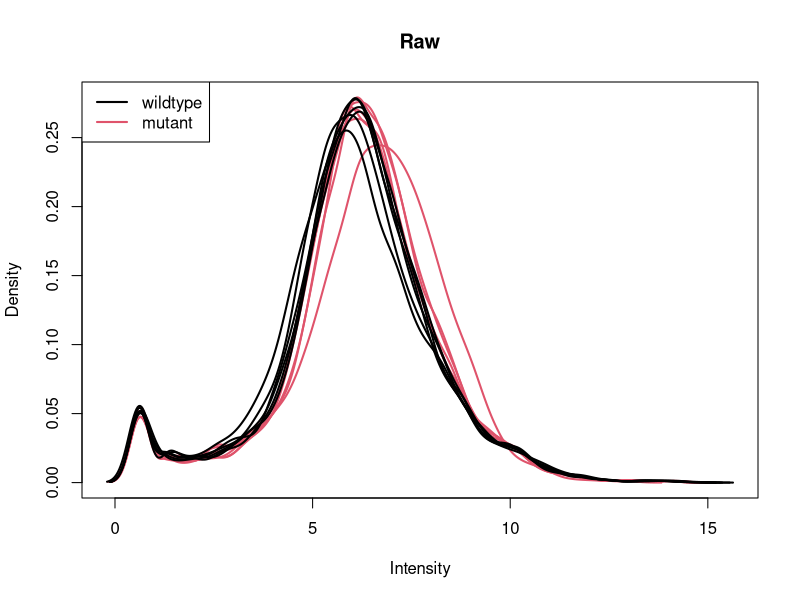
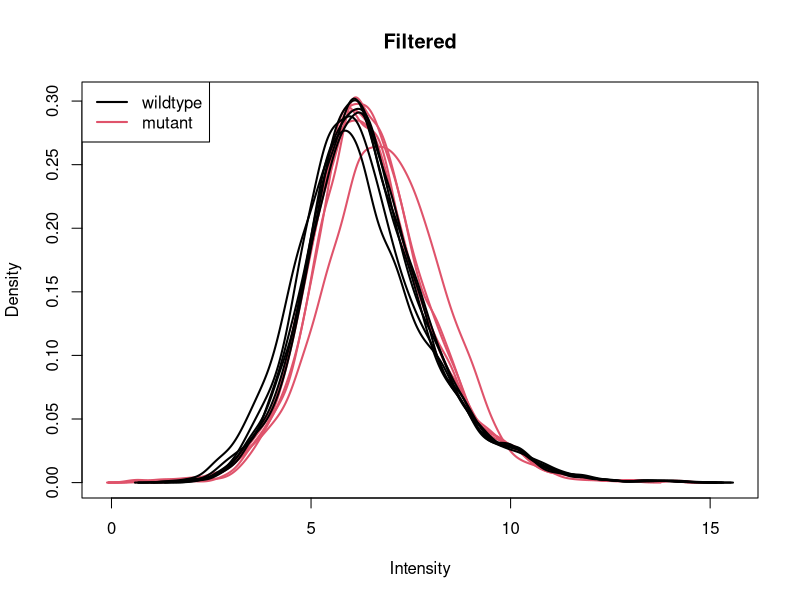
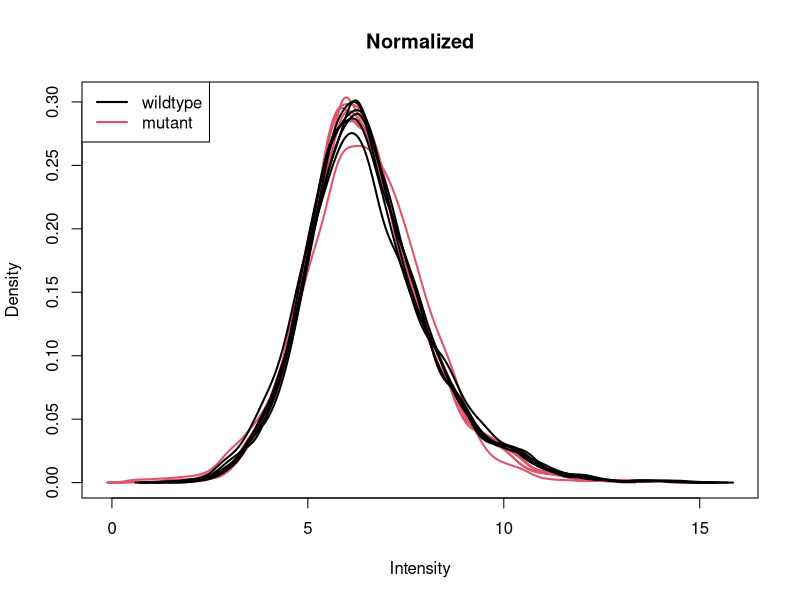
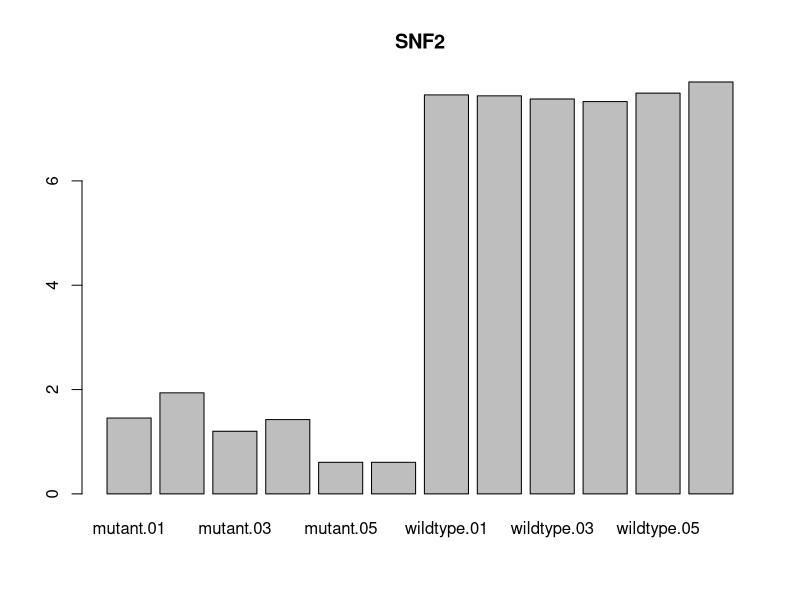
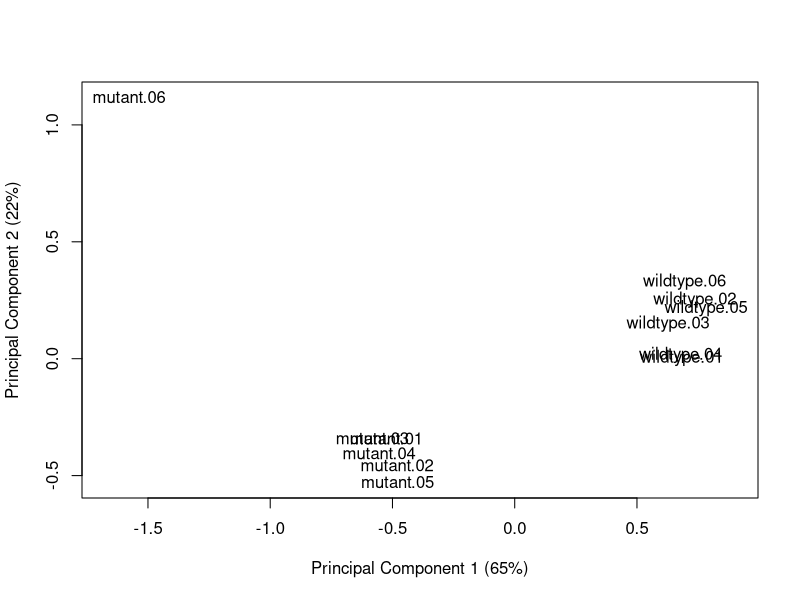
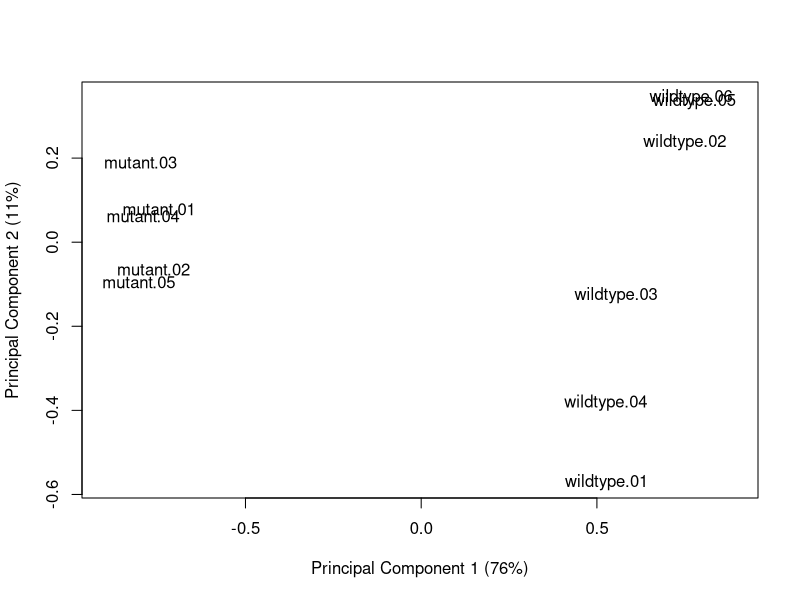
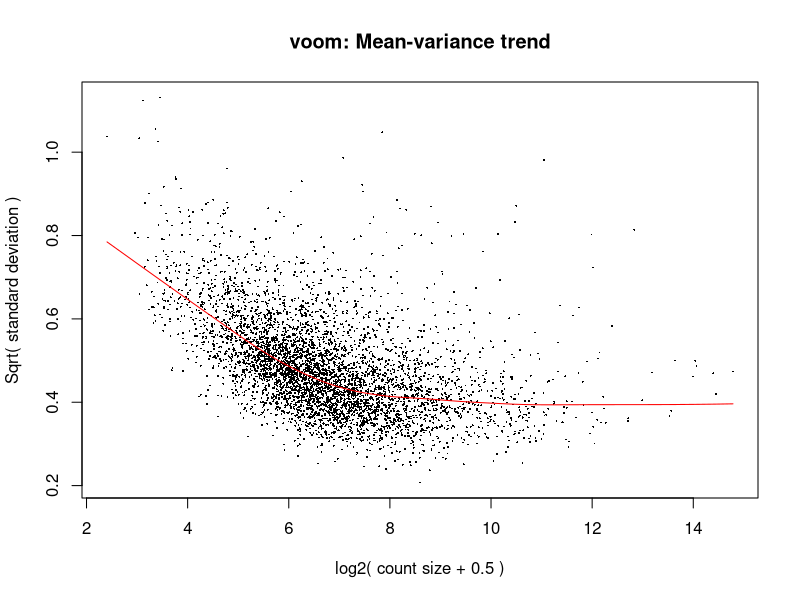
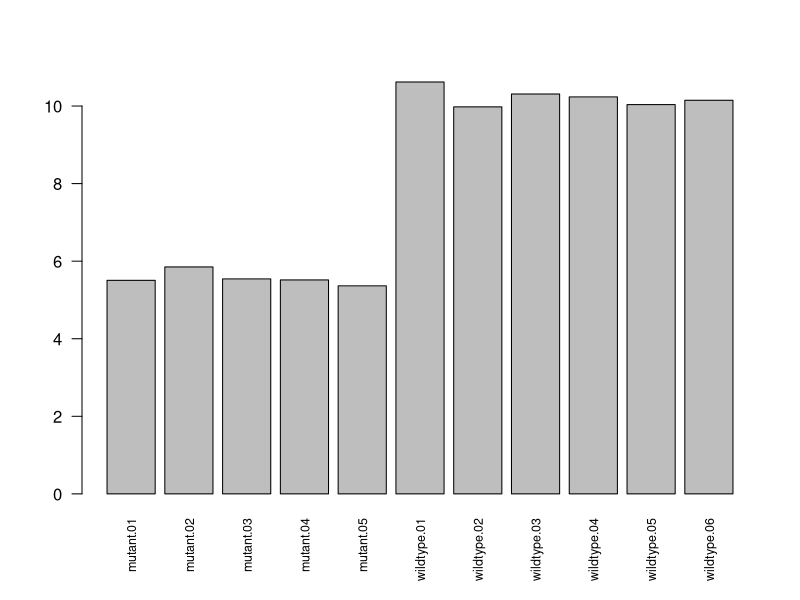

The R script that drew these images, in order:
## ---- chunk 1
library(limma)
library(edgeR)
## ---- chunk 2
rawData <- read.table("data/counts.txt",
                      header = TRUE,
                      stringsAsFactors = FALSE)
dim(rawData)
genes <- subset(rawData, select = Geneid:Length)
counts <- rawData[, 7:18]
rownames(counts) <- genes$Geneid
colnames(counts) <- gsub("\\.*bam\\.*", "", colnames(counts))
group <- c(rep("mutant", 6), rep("wildtype", 6))
group <- factor(group, levels = c("wildtype", "mutant"))
x <- DGEList(counts = counts,
             group = group,
             genes = genes)
class(x)
## ---- chunk 3
log2cpm <- cpm(x, log = T)
## ---- chunk 4
plotDensities(log2cpm, group = group, main = "Raw")
## ---- chunk 5
keep <- filterByExpr(x, group = group)
sum(keep)
x <- x[keep, ]
## ---- chunk 6
log2cpm <- cpm(x, log = T)
plotDensities(log2cpm, group = group, main = "Filtered")
## ---- chunk 7
x <- calcNormFactors(x)
log2cpm <- cpm(x, log = T)
plotDensities(log2cpm, group = group, main = "Normalized")
## ---- chunk 8
barplot(log2cpm["YOR290C", ], main = "SNF2")
## ---- chunk 9
plotMDS(log2cpm, gene.selection = "common")
## ---- chunk 10
x <- x[, colnames(x) != "mutant.06"]
dim(x)
## ---- chunk 11
log2cpm <- cpm(x, log = T)
plotMDS(log2cpm, gene.selection = "common")
## ---- chunk 12
design <- model.matrix(~x$samples$group)
## ---- chunk 13
v <- voom(x, design, plot = TRUE)
## ---- chunk 14
fit <- lmFit(v, design)
fit <- eBayes(fit)
## ---- chunk 15
summary(decideTests(fit))
## ---- chunk 16
topTable(fit, coef = 2)
## ---- chunk 17
barplot(log2cpm["YML123C",], las = 2, cex.names = 0.75)
## ---- chunk 18
hist(fit$p.value[, 2], main = "p-value distribution")
## ---- chunk 19
plotSA(fit)
## ---- chunk 20
volcanoplot(fit, coef = 2, highlight = 5, names = fit$genes$Geneid)
